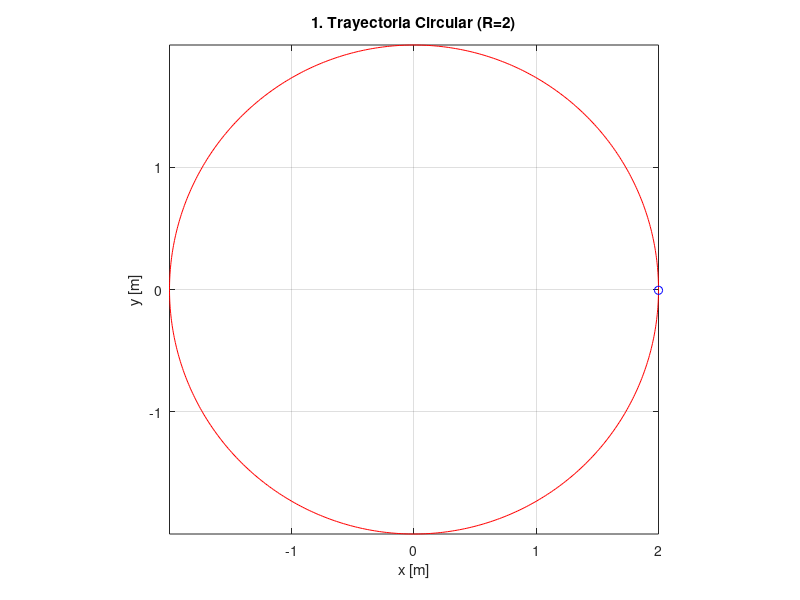
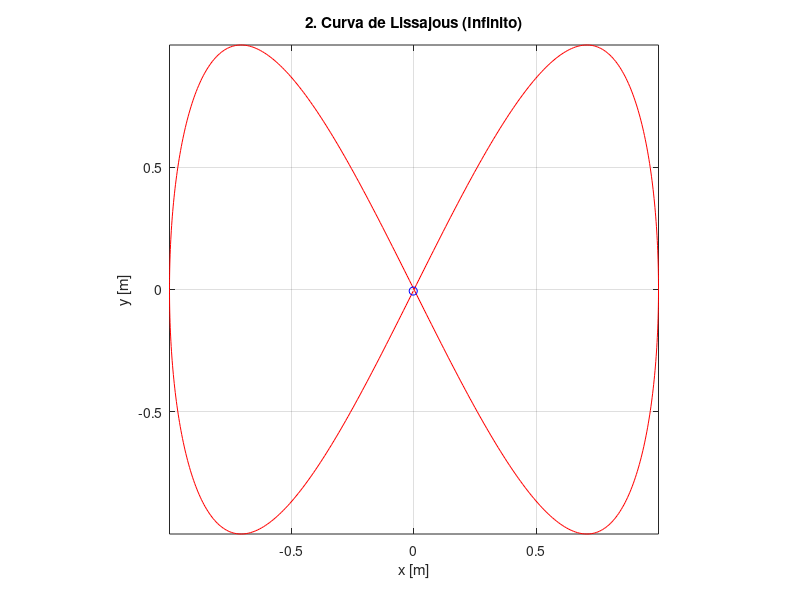
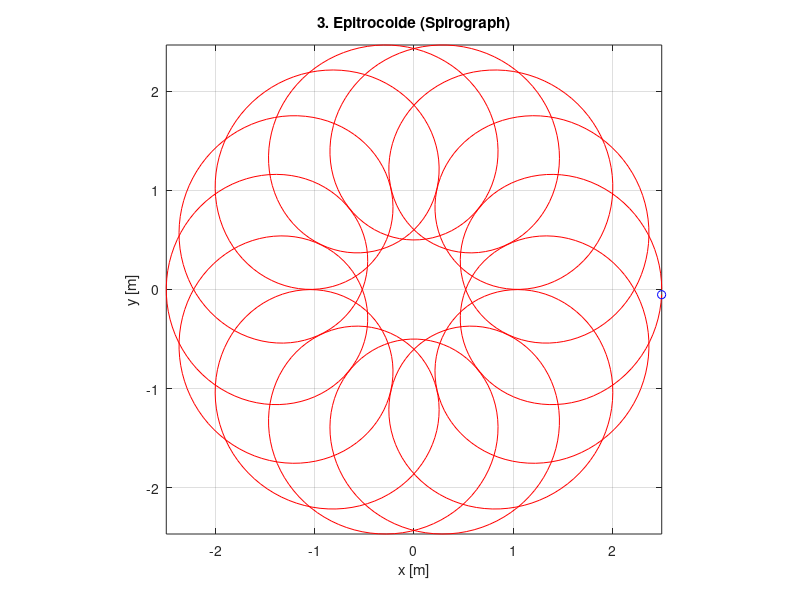

Write the MATLAB code that produced these figures, in order.
% =====================================================
% Actividad 2.1: Parametrización de Trayectorias
% =====================================================

clear all; close all; clc;

%% TRAYECTORIA 1: El Círculo (Radio = 2)
% Se define t de 0 a 2*pi para cerrar el ciclo completo.
t1 = 0:0.01:2*pi;
x1 = 2 * cos(t1);
y1 = 2 * sin(t1);

figure(1)
comet(x1, y1) % Simula el movimiento temporal
grid on; axis equal;
title('1. Trayectoria Circular (R=2)');
xlabel('x [m]'); ylabel('y [m]');

%% TRAYECTORIA 2: Figura en Infinito (Lissajous)
% La clave aquí es que la frecuencia en Y es el doble que en X.
t2 = 0:0.01:2*pi;
x2 = sin(t2); 
y2 = sin(2*t2); % Frecuencia doble genera el cruce central

figure(2)
comet(x2, y2)
grid on; axis equal;
title('2. Curva de Lissajous (Infinito)');
xlabel('x [m]'); ylabel('y [m]');

%% TRAYECTORIA 3: Parametrización Compleja (Epitrocoide)
% Se combinan dos movimientos circulares: uno lento y uno rápido (15 veces más)
t3 = 0:0.005:2*pi;  
x3 = 1.5 * cos(t3) + cos(15 * t3);
y3 = 1.5 * sin(t3) + sin(15 * t3);

figure(3)
comet(x3, y3)
grid on; axis equal;
title('3. Epitrocoide (Spirograph)');
xlabel('x [m]'); ylabel('y [m]');
